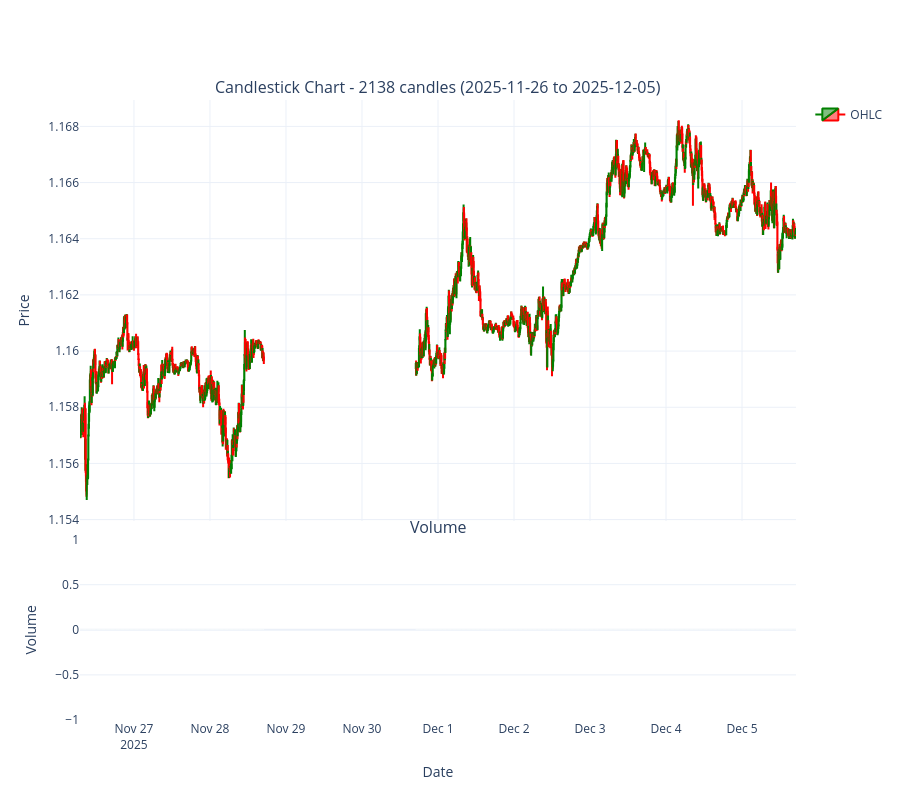

This figure's notebook cell:
### Code cell
# Plot the candlestick chart
window_start = "2025-11-26 07:00:00+00:00"
window_end = "2025-12-08 07:00:00+00:00"
fig = plot_candlestick(df[(df['Date'] >= window_start) & (df['Date'] < window_end)], show_volume=True)
fig.show()

### Figure 1 — Plotly figure (JSON) as saved in the notebook; plotly's stock layout.template omitted (floating-point values rounded to 4 significant figures; data arrays with more than 128 entries replaced by an {"elided": "..."} marker saying what was removed)
{"data": [{"close": {"elided": "2138 float values"}, "decreasing": {"line": {"color": "red"}}, "high": {"elided": "2138 float values"}, "increasing": {"line": {"color": "green"}}, "low": {"elided": "2138 float values"}, "name": "OHLC", "open": {"elided": "2138 float values"}, "type": "candlestick", "x": {"elided": "2138 str values"}, "xaxis": "x", "yaxis": "y"}, {"marker": {"color": {"elided": "2138 str values"}}, "name": "Volume", "showlegend": false, "type": "bar", "x": {"elided": "2138 str values"}, "xaxis": "x2", "y": {"elided": "2138 float values"}, "yaxis": "y2"}], "layout": {"annotations": [{"font": {"size": 16}, "showarrow": false, "text": "Candlestick Chart - 2138 candles (2025-11-26 to 2025-12-05)", "x": 0.5, "xanchor": "center", "xref": "paper", "y": 1.0, "yanchor": "bottom", "yref": "paper"}, {"font": {"size": 16}, "showarrow": false, "text": "Volume", "x": 0.5, "xanchor": "center", "xref": "paper", "y": 0.291, "yanchor": "bottom", "yref": "paper"}], "height": 800, "hovermode": "x unified", "xaxis": {"anchor": "y", "domain": [0, 1], "matches": "x2", "rangeslider": {"visible": false}, "showticklabels": false}, "xaxis2": {"anchor": "y2", "domain": [0, 1], "title": {"text": "Date"}}, "yaxis": {"anchor": "x", "domain": [0.321, 1.0], "title": {"text": "Price"}}, "yaxis2": {"anchor": "x2", "domain": [0, 0.291], "title": {"text": "Volume"}}}}
